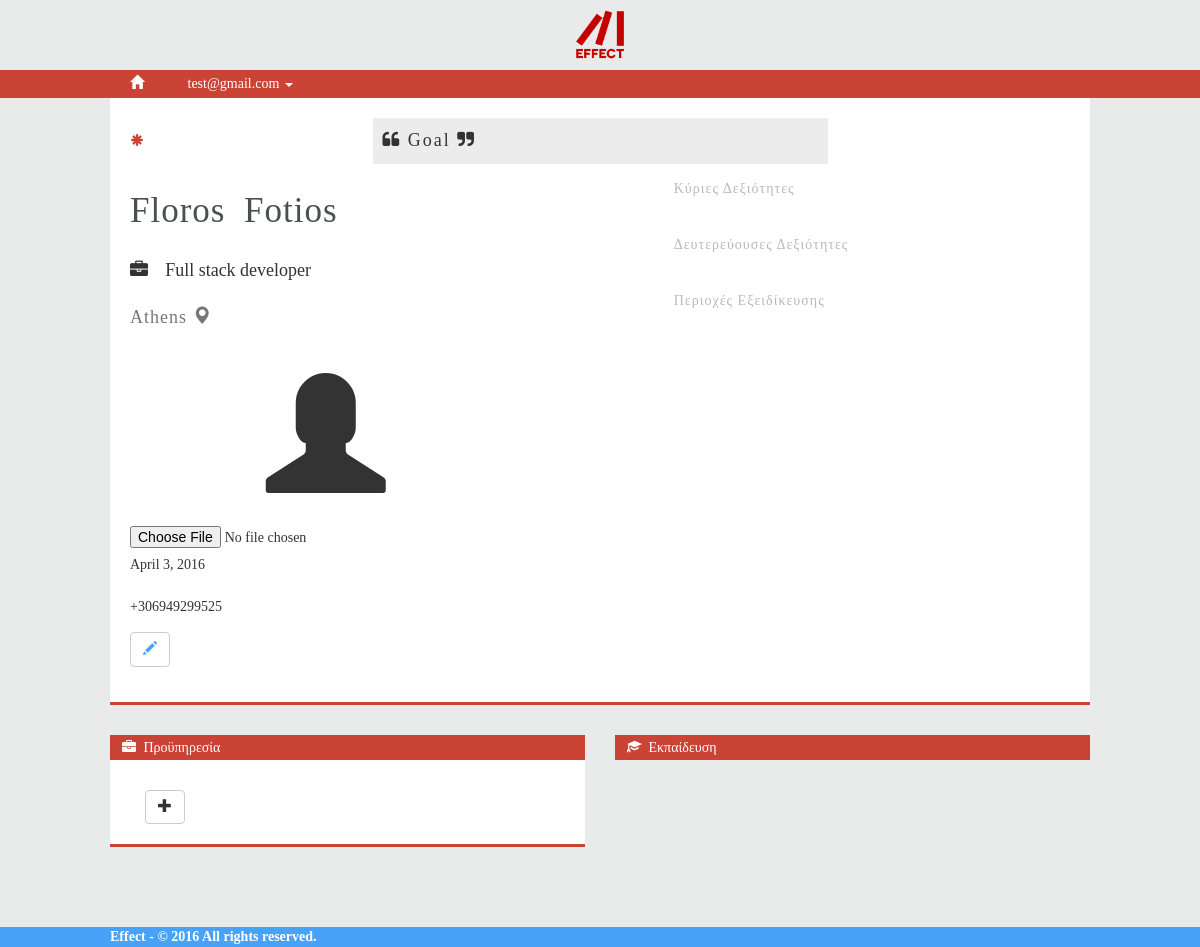
/account/profile (signed in), run on an earlier commit of the app's database.
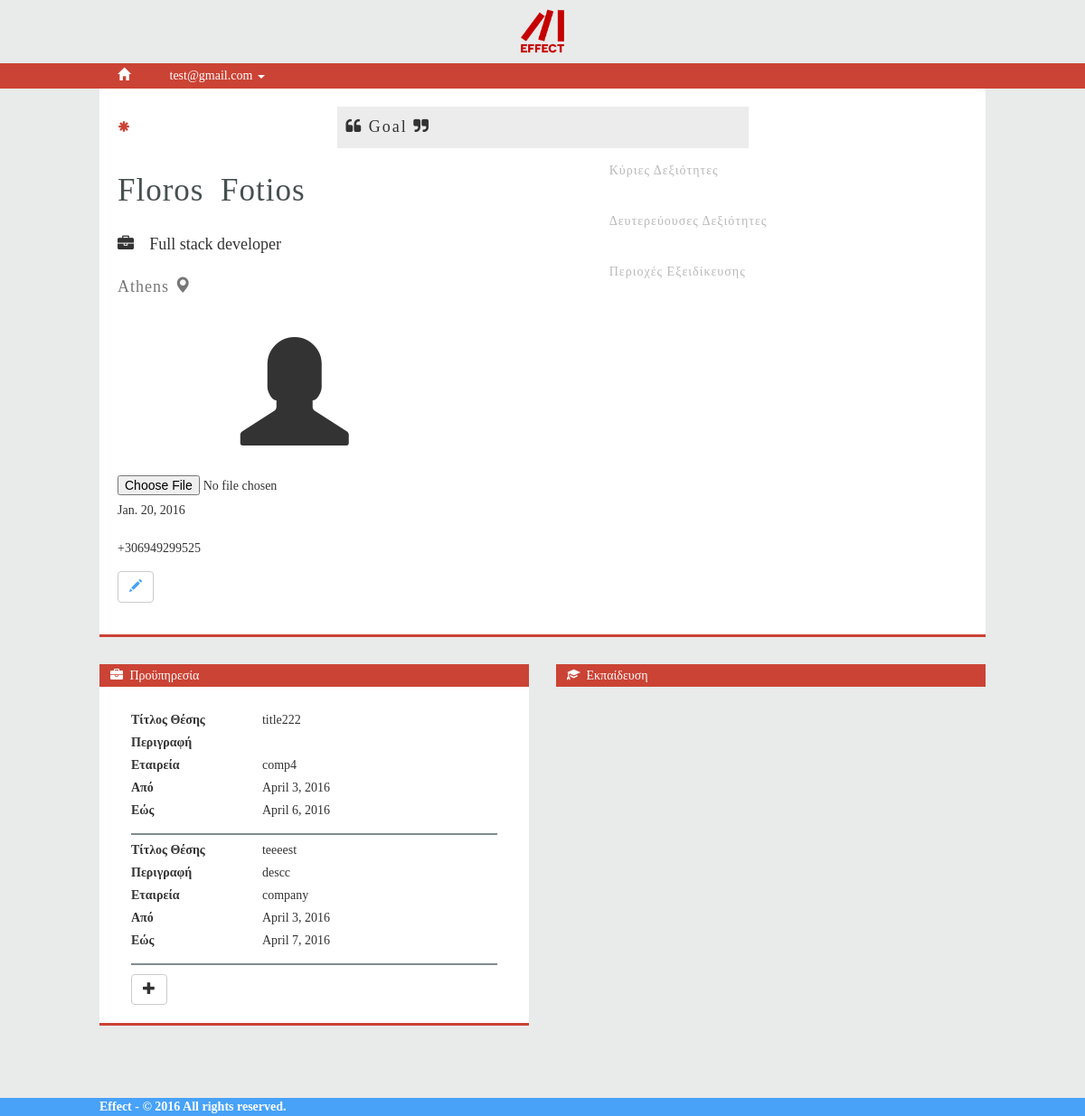
And on a later commit of the database.
### account_app/models.py (models this page shows, shortened)
class TypeGUser(models.Model):
    user = models.OneToOneField(EmailBasedUser,
                                null = True,)
    first_name = models.CharField(max_length=255)
    last_name = models.CharField(max_length=255)
    date_of_birth = models.DateField(null = True)
    status = models.CharField(max_length=255, blank=True)
    passion = models.CharField(max_length=255, blank=True)
    alumn = models.BooleanField(default = False)
    location = models.CharField(max_length=255, blank=True)
    phone_regex = RegexValidator(regex=r'^\+?1?\d{9,15}$', message="Phone number must be entered in the format: '+999999999'. Up to 15 digits allowed.")
    phone_number = models.CharField(validators=[phone_regex], blank=True, max_length=20) # validators should be a list
    education_val1 = models.CharField(max_length=255, blank=True)
    education_val2 = models.CharField(max_length=255, blank=True)
    education_val3 = models.CharField(max_length=255, blank=True)
    skill_top_val1 = models.ForeignKey(Skills, related_name='skill_top_val1', null=True, blank=True)
    skill_top_val2 = models.ForeignKey(Skills, related_name='skill_top_val2', null=True, blank=True)
    skill_top_val3 = models.ForeignKey(Skills, related_name='skill_top_val3', null=True, blank=True)
    skill_secondary_val1 = models.ForeignKey(Skills, related_name='skill_secondary_val1', null=True, blank=True)
    skill_secondary_val2 = models.ForeignKey(Skills, related_name='skill_secondary_val2', null=True, blank=True)
    skill_secondary_val3 = models.ForeignKey(Skills, related_name='skill_secondary_val3', null=True, blank=True)
    expertise_area_val1 = models.ForeignKey(ExpertiseArea, related_name='expertise_area_val1', null=True, blank=True)
    expertise_area_val2 = models.ForeignKey(ExpertiseArea, related_name='expertise_area_val2', null=True, blank=True)
    expertise_area_val3 = models.ForeignKey(ExpertiseArea, related_name='expertise_area_val3', null=True, blank=True)
    avatar = models.ImageField('avatar', upload_to='static/media/images/avatars/', null=True, blank=True)

class Position(models.Model):
    user = models.ForeignKey(EmailBasedUser, on_delete=models.CASCADE)
    title = models.CharField(max_length=255, blank=True)
    summary = models.TextField(max_length=1000, blank=True)
    start_date = models.DateField(null=True)
    end_date = models.DateField(null=True)
    is_current = models.BooleanField(default=False)
    company = models.CharField(max_length=255, blank=True)

### account_app/views.py (the view, shortened to what this page needs)
@login_required
def personal_profile(request):
    current_user = request.user # get the currently connected user
    avatar_path = None # initialize empty variable
    if current_user.user_type == 1:
        try:
            current_user_detail = TypeGUser.objects.get(user=current_user)
            if current_user_detail.avatar:
                avatar_path = '/'+current_user_detail.avatar.url
        except TypeGUser.DoesNotExist:
            current_user_detail = None
    if current_user.user_type == 1 or current_user.user_type == 2:
        try:
            positions = Position.objects.filter(user=current_user)
        except Position.DoesNotExist:
            positions = []
    context_dict = {'current_user': current_user,
                    'current_user_detail': current_user_detail,
                    'positions': positions,
                    'avatar_path':avatar_path,
                    }
    return render(request, 'account_app/personal_profile.html', context_dict)

### templates/account_app/personal_profile.html (shortened to what the changed rows need)
{% extends 'base.html' %}
{% load staticfiles %}
{% block dependencies %}
    <link rel="stylesheet" type="text/css" href="{% static 'css/css-code/account_app/personal_profile.css' %}">
    <link rel="stylesheet" type="text/css" href="{% static 'js/jquery-ui-1.11.4.custom/jquery-ui.min.css' %}">
{% endblock %}
{% block body_block %}
    <div class="max-width-980">
        {% if current_user.user_type == 1 %}
            <section>
                <form class="form-horizontal" method="post" action="/account/update_profile_Gtype" enctype="multipart/form-data">
                    <div class="profile-container">
                        <div class="row">
                            <div class="form-group">
                                <div class="col-sm-3">
                                    {% if not current_user_detail.alumn %}
                                        <div class="alumni">
                                            <span class="glyphicon glyphicon-asterisk"></span>
                                        </div>
                                    {% endif %}
                                </div>
                                <div class="col-sm-6">
                                    {% if current_user_detail.passion %}
                                        <div class="no-edit-state passion">
                                            <i class="fa fa-quote-left"></i>
                                                {{ current_user_detail.passion }}
                                            <i class="fa fa-quote-right"></i>
                                        </div>
                                    {% else %}
                                        <div class="no-edit-state empty-field"><label class="control-label">Πάθος</label></div>
                                    {% endif %}
                                </div>
                            </div>
                        </div>
                        <div class="row">
                            <div class="col-sm-5">
                                <div class="row">
                                    <div class="form-group">
                                        <div class="col-sm-12 no-edit-state">
                                            {% if current_user_detail.last_name %}
                                                <span class="name-placeholder">{{ current_user_detail.last_name }}</span>
                                            {% else %}
                                                <span class="empty-field"><label class="control-label">Επώνυμο</label></span>
                                            {% endif %}
                                            {% if current_user_detail.first_name %}
                                                <span class="name-placeholder">{{ current_user_detail.first_name }}</span>
                                            {% else %}
                                                <span class="empty-field"><label class="control-label">Όνομα</label></span>
                                            {% endif %}
                                        </div>
                                    </div>
                                </div>
                                <div class="row">
                                    <div class="row form-group">
                                        <div class="col-sm-12">
                                            <div class="no-edit-state">
                                                {% if current_user_detail.status %}
                                                    <div class="status row">
                                                        <div class="col-sm-1">
                                                            <i class="fa fa-briefcase"></i>
                                                        </div>
                                                        <div class="col-sm-11 text-justify">
                                                            {{ current_user_detail.status }}
                                                        </div>
                                                    </div>
                                                {% else %}
                                                    <div class="empty-field col-sm-9 no-padding"><label class="control-label">Τρέχουσα Κατάσταση</label></div>
                                                {% endif %}
                                            </div>
                                        </div>
                                    </div>
                                </div>
                                <div class="row">
                                    <div class="col-sm-4">
                                        <div class="form-group">
                                            <div class="no-edit-state">
                                                {% if current_user_detail.location %}
                                                    <div class="location">
                                                        {{ current_user_detail.location }}
                                                        <span class="glyphicon glyphicon-map-marker" aria-hidden="true"></span>
                                                    </div>
                                                {% else %}
                                                    <div class="empty-field">
                                                        <label class="control-label">Πόλη διαμονής</label>
                                                    </div>
                                                {% endif %}
                                            </div>
                                        </div>
                                    </div>
                                </div>
                                <div class="row">
                                    {% if avatar_path %}
                                        <img src="{{ avatar_path }}" class="col-sm-12">
                                    {% else %}
                                        <div class="empty-avatar"><span class="glyphicon glyphicon-user" aria-hidden="true"></span></div>
                                    {% endif %}
                                    <input type="file" name="avatar edit-state">
                                </div>
                            </div>
                            <div class="col-sm-7">
                                <div class="row">
                                    <div class="col-sm-6 col-sm-offset-3 no-padding">
                                        <label class="col-sm-12 grey-label">Κύριες Δεξιότητες</label>
                                        <div class="col-sm-12" id="skillTopVal">
                                        </div>
                                    </div>
                                </div>
                                <div class="row">
                                    <div class="col-sm-6 col-sm-offset-3 no-padding m-t-30">
                                        <label class="col-sm-12 grey-label">Δευτερεύουσες Δεξιότητες</label>
                                        <div class="col-sm-12" id="skillSecondaryVal">
                                        </div>
                                    </div>
                                </div>
                                <div class="row">
                                    <div class="col-sm-6 col-sm-offset-3 no-padding m-t-30">
                                        <label class="col-sm-12 grey-label">Περιοχές Εξειδίκευσης</label>
                                        <div class="col-sm-12" id="expertiseAreas">
                                        </div>
                                    </div>
                                </div>
                            </div>
                        </div>
                        <div class="row">
                            <div class="col-sm-4">
                                <div class="form-group">
                                    <div class="no-edit-state">
                                        {% if current_user_detail.date_of_birth %}
                                            <div>{{ current_user_detail.date_of_birth }}</div>
                                        {% else %}
                                            <div class="empty-field"><label class="control-label">Ημερομηνία Γέννησης</label></div>
                                        {% endif %}
                                    </div>
                                </div>
                            </div>
                        </div>
                        <div class="row">
                            <div class="col-sm-4">
                                <div class="form-group">
                                    <div class="no-edit-state">
                                        {% if current_user_detail.phone_number %}
                                            <div>{{ current_user_detail.phone_number }}</div>
                                        {% else %}
                                            <div class="empty-field"><label class="control-label">Τηλέφωνο</label></div>
                                        {% endif %}
                                    </div>
                                </div>
                            </div>
                        </div>
                        <div class="form-group">
                            <button type="button" class="btn btn-default no-edit-state"><span class="glyphicon glyphicon-pencil" aria-hidden="true"></span></button>
                        </div>
                    </div>
                </form>
            </section>
            <div class="row">
                <section class="col-sm-6" id="pastPositions">
                    <div class="section-header">
                        <i class="fa fa-briefcase icon"></i>
                        Προϋπηρεσία
                    </div>
                    <div id="experienceContainer" class="profile-container">
                        {% for i in positions%}
                            <div class="profile-container-entity">
                                <div class="no-edit-state">
                                    <div class="row">
                                        <div class="col-sm-4"><label>Τίτλος Θέσης</label></div>
                                        <div class="col-sm-8">{{ i.title }}</div>
                                    </div>
                                    <div class="row">
                                        <div class="col-sm-4"><label>Περιγραφή</label></div>
                                        <div class="col-sm-8">{{ i.summary }}</div>
                                    </div>
                                    <div class="row">
                                        <div class="col-sm-4"><label>Εταιρεία</label></div>
                                        <div class="col-sm-8">{{ i.company }}</div>
                                    </div>
                                    <div class="row">
                                        <div class="col-sm-4"><label>Από</label></div>
                                        <div class="col-sm-8">{{ i.start_date }}</div>
                                    </div>
                                    <div class="row">
                                        <div class="col-sm-4"><label>Εώς</label></div>
                                        <div class="col-sm-8">{{ i.end_date }}</div>
                                    </div>
                                </div>
                            </div>
                        {% endfor %}
                        <div class="buttons-container">
                            <button type="button" class="btn btn-default add-button"><span class="glyphicon glyphicon-plus" aria-hidden="true"></span></button>
                        </div>
                    </div>
                </section>
                <section class="col-sm-6">
                    <div class="section-header">
                        <span class="glyphicon glyphicon-education icon" aria-hidden="true"></span>
                        Εκπαίδευση
                    </div>
                </section>
            </div>
        {% endif %}
    </div>
{% endblock %}

What changed in the data, as far as the page shows it:
changed TypeGUser "Floros": date_of_birth "April 3, 2016" → "Jan. 20, 2016"
added Position: title "title222", company "comp4", start_date "April 3, 2016", end_date "April 6, 2016"
added Position: title "teeeest", summary "descc", company "company", start_date "April 3, 2016", end_date "April 7, 2016"
